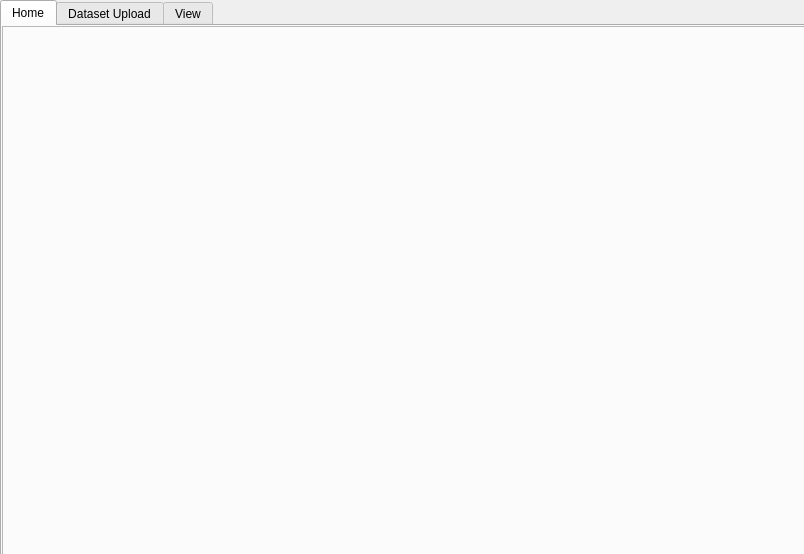
<?xml version="1.0" encoding="UTF-8"?>
<ui version="4.0">
 <class>Dialog</class>
 <widget class="QDialog" name="Dialog">
  <property name="geometry">
   <rect>
    <x>0</x>
    <y>0</y>
    <width>804</width>
    <height>554</height>
   </rect>
  </property>
  <property name="windowTitle">
   <string>Dialog</string>
  </property>
  <widget class="QTabWidget" name="tabWidget">
   <property name="geometry">
    <rect>
     <x>0</x>
     <y>0</y>
     <width>811</width>
     <height>561</height>
    </rect>
   </property>
   <property name="currentIndex">
    <number>0</number>
   </property>
   <widget class="QWidget" name="tab">
    <attribute name="title">
     <string>Home</string>
    </attribute>
    <widget class="QFrame" name="frame">
     <property name="geometry">
      <rect>
       <x>0</x>
       <y>0</y>
       <width>941</width>
       <height>541</height>
      </rect>
     </property>
     <property name="styleSheet">
      <string notr="true">background-image: url(:/newPrefix/C:/Users/sajid/Desktop/calorie2.jpg);</string>
     </property>
     <property name="frameShape">
      <enum>QFrame::StyledPanel</enum>
     </property>
     <property name="frameShadow">
      <enum>QFrame::Raised</enum>
     </property>
    </widget>
   </widget>
   <widget class="QWidget" name="tab_2">
    <attribute name="title">
     <string>Dataset Upload</string>
    </attribute>
    <widget class="QFrame" name="frame_2">
     <property name="geometry">
      <rect>
       <x>0</x>
       <y>0</y>
       <width>941</width>
       <height>541</height>
      </rect>
     </property>
     <property name="styleSheet">
      <string notr="true">background-image: url(:/newPrefix/C:/Users/sajid/Desktop/calorie2.jpg);</string>
     </property>
     <property name="frameShape">
      <enum>QFrame::StyledPanel</enum>
     </property>
     <property name="frameShadow">
      <enum>QFrame::Raised</enum>
     </property>
     <widget class="QFrame" name="frame_3">
      <property name="geometry">
       <rect>
        <x>230</x>
        <y>220</y>
        <width>380</width>
        <height>280</height>
       </rect>
      </property>
      <property name="styleSheet">
       <string notr="true">background-image: url(:/newPrefix/C:/Users/sajid/Desktop/wbg.png);</string>
      </property>
      <property name="frameShape">
       <enum>QFrame::StyledPanel</enum>
      </property>
      <property name="frameShadow">
       <enum>QFrame::Raised</enum>
      </property>
      <widget class="QLabel" name="label">
       <property name="geometry">
        <rect>
         <x>30</x>
         <y>-10</y>
         <width>321</width>
         <height>50</height>
        </rect>
       </property>
       <property name="styleSheet">
        <string notr="true">font: 14pt &quot;Verdana&quot;;</string>
       </property>
       <property name="text">
        <string>&lt;html&gt;&lt;head/&gt;&lt;body&gt;&lt;p align=&quot;center&quot;&gt;Dataset Upload&lt;/p&gt;&lt;/body&gt;&lt;/html&gt;</string>
       </property>
      </widget>
      <widget class="QLineEdit" name="textbox">
       <property name="geometry">
        <rect>
         <x>10</x>
         <y>60</y>
         <width>310</width>
         <height>30</height>
        </rect>
       </property>
       <property name="font">
        <font>
         <family>Bahnschrift Light SemiCondensed</family>
         <pointsize>12</pointsize>
         <weight>50</weight>
         <bold>false</bold>
        </font>
       </property>
       <property name="toolTip">
        <string>Enter UserId</string>
       </property>
       <property name="styleSheet">
        <string notr="true"/>
       </property>
       <property name="text">
        <string/>
       </property>
       <property name="placeholderText">
        <string>Dataset Upload</string>
       </property>
      </widget>
      <widget class="QPushButton" name="upload">
       <property name="geometry">
        <rect>
         <x>10</x>
         <y>100</y>
         <width>90</width>
         <height>30</height>
        </rect>
       </property>
       <property name="font">
        <font>
         <family>MS Shell Dlg 2</family>
         <pointsize>12</pointsize>
         <weight>50</weight>
         <italic>false</italic>
         <bold>false</bold>
        </font>
       </property>
       <property name="styleSheet">
        <string notr="true">font: 12pt &quot;MS Shell Dlg 2&quot;;
background-color: rgb(255, 208, 131);</string>
       </property>
       <property name="text">
        <string>Upload</string>
       </property>
      </widget>
      <widget class="QPushButton" name="browse">
       <property name="geometry">
        <rect>
         <x>330</x>
         <y>60</y>
         <width>30</width>
         <height>30</height>
        </rect>
       </property>
       <property name="font">
        <font>
         <family>MS Shell Dlg 2</family>
         <pointsize>12</pointsize>
         <weight>50</weight>
         <italic>false</italic>
         <bold>false</bold>
        </font>
       </property>
       <property name="styleSheet">
        <string notr="true">font: 12pt &quot;MS Shell Dlg 2&quot;;
background-color: rgb(255, 208, 131);</string>
       </property>
       <property name="text">
        <string>----</string>
       </property>
      </widget>
     </widget>
    </widget>
   </widget>
   <widget class="QWidget" name="tab_3">
    <attribute name="title">
     <string>View</string>
    </attribute>
    <widget class="QFrame" name="frame_4">
     <property name="geometry">
      <rect>
       <x>0</x>
       <y>0</y>
       <width>941</width>
       <height>541</height>
      </rect>
     </property>
     <property name="styleSheet">
      <string notr="true">background-image: url(:/newPrefix/C:/Users/sajid/Desktop/calorie2.jpg);</string>
     </property>
     <property name="frameShape">
      <enum>QFrame::StyledPanel</enum>
     </property>
     <property name="frameShadow">
      <enum>QFrame::Raised</enum>
     </property>
     <widget class="QFrame" name="frame_5">
      <property name="geometry">
       <rect>
        <x>230</x>
        <y>220</y>
        <width>380</width>
        <height>280</height>
       </rect>
      </property>
      <property name="styleSheet">
       <string notr="true">background-image: url(:/newPrefix/C:/Users/sajid/Desktop/wbg.png);</string>
      </property>
      <property name="frameShape">
       <enum>QFrame::StyledPanel</enum>
      </property>
      <property name="frameShadow">
       <enum>QFrame::Raised</enum>
      </property>
      <widget class="QLabel" name="label_2">
       <property name="geometry">
        <rect>
         <x>60</x>
         <y>-10</y>
         <width>241</width>
         <height>50</height>
        </rect>
       </property>
       <property name="styleSheet">
        <string notr="true">font: 14pt &quot;Verdana&quot;;</string>
       </property>
       <property name="text">
        <string>&lt;html&gt;&lt;head/&gt;&lt;body&gt;&lt;p align=&quot;center&quot;&gt;View Dataset&lt;/p&gt;&lt;/body&gt;&lt;/html&gt;</string>
       </property>
      </widget>
      <widget class="QPushButton" name="View">
       <property name="geometry">
        <rect>
         <x>40</x>
         <y>100</y>
         <width>290</width>
         <height>40</height>
        </rect>
       </property>
       <property name="font">
        <font>
         <family>MS Shell Dlg 2</family>
         <pointsize>12</pointsize>
         <weight>50</weight>
         <italic>false</italic>
         <bold>false</bold>
        </font>
       </property>
       <property name="styleSheet">
        <string notr="true">font: 12pt &quot;MS Shell Dlg 2&quot;;
background-color: rgb(255, 208, 131);</string>
       </property>
       <property name="text">
        <string>Click to View</string>
       </property>
      </widget>
     </widget>
    </widget>
   </widget>
  </widget>
 </widget>
 <resources>
  <include location="../../img.qrc"/>
 </resources>
 <connections/>
</ui>
